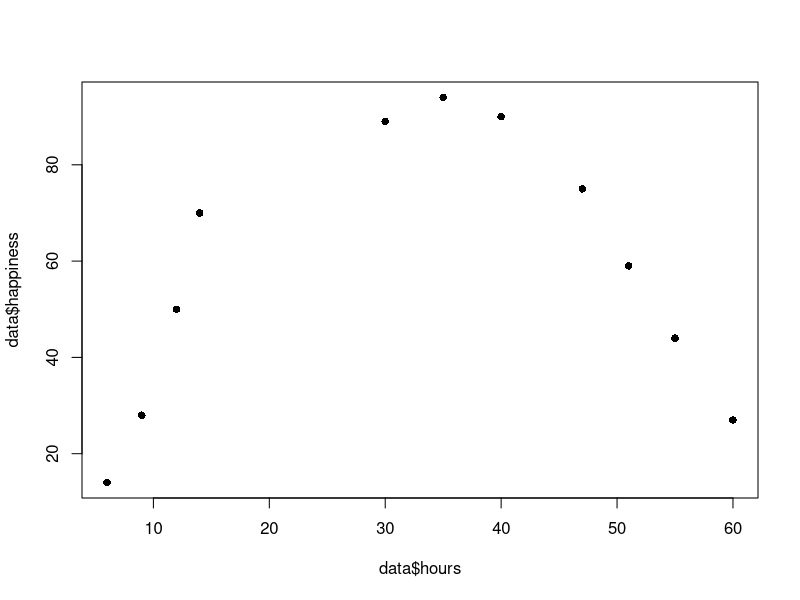
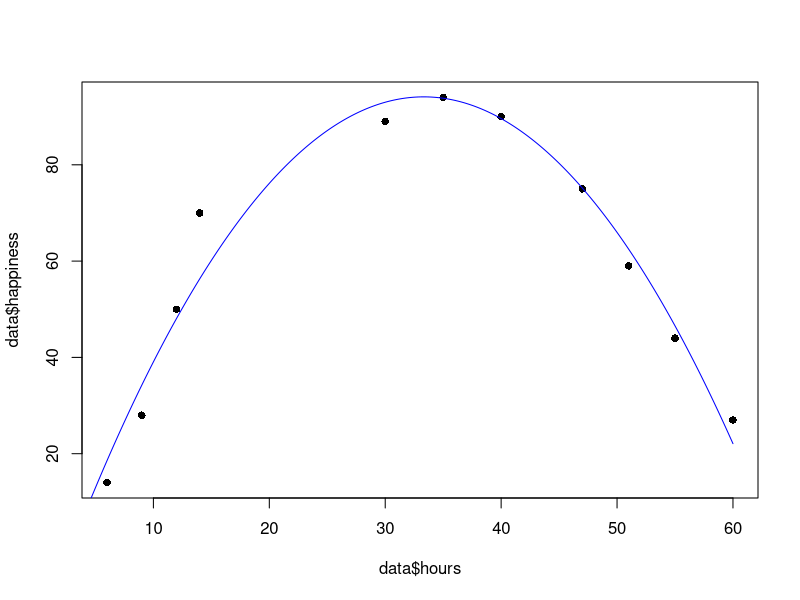

Here is the R script that generated these plots, in order:
### Quadratic Regression in R
#when two variables have a quadratic relationship, use quadratic regression to quantify their relationship
#Input the data.
#create data
  data <- data.frame(hours=c(6, 9, 12, 14, 30, 35, 40, 47, 51, 55, 60),
                     happiness=c(14, 28, 50, 70, 89, 94, 90, 75, 59, 44, 27))

#view data 
data

#Visualize the data.
#create scatterplot
plot(data$hours, data$happiness, pch=16)

#fit linear model
linearModel <- lm(happiness ~ hours, data=data)

#view model summary
summary(linearModel)

#Fit a quadratic regression model.
#create a new variable for hours2
data$hours2 <- data$hours^2

#fit quadratic regression model
quadraticModel <- lm(happiness ~ hours + hours2, data=data)

#view model summary
summary(quadraticModel)

#We can use the following code to visualize how well the model fits the data:
  
#create sequence of hour values
hourValues <- seq(0, 60, 0.1)

#create list of predicted happines levels using quadratic model
happinessPredict <- predict(quadraticModel,list(hours=hourValues, hours2=hourValues^2))

#create scatterplot of original data values
plot(data$hours, data$happiness, pch=16)
#add predicted lines based on quadratic regression model
lines(hourValues, happinessPredict, col='blue')

